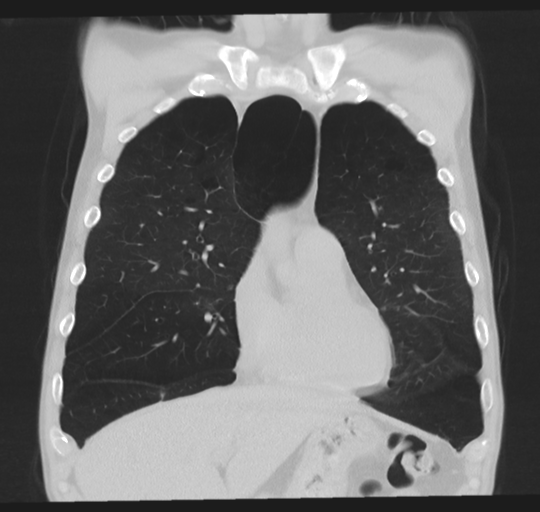
#> input picture Data/lung.png, 540 x 512 px, found by its file name
$ jupyter execute Radon-lung.ipynb
#> lines starting #> are read from the running program, lines starting #| are printed output that depends on the picture
[cell 1]
# This program is for the book "Digital Image Processing" by Dr. Mahmood Azimi-Sadjadi.
# Copyright Copyright (c) 2026 Yifan Yang and Dr. Mahmood Azimi-Sadjadi.
# Contact: mahmood.azimi-sadjadi@colostate.edu

[cell 2]
from google.colab import drive
drive.mount('/content/drive')

[cell 3]
import scipy.io as sio
import numpy as np
import matplotlib.pyplot as plt

from skimage.data import shepp_logan_phantom
from skimage.transform import radon, rescale

# image path
workpath = '/content/drive/MyDrive/DigitalImageProcessing/'

[cell 4]
# Radon transform to create sinograms of an image. Here we use the Phantom Head
#image = shepp_logan_phantom()
import cv2

image=cv2.imread(workpath + 'Data/lung.png', cv2.IMREAD_GRAYSCALE)
#> image is the input picture: shape (512, 540); min 28, max 255, mean 104.6

image = rescale(image, scale=0.4, mode='reflect', channel_axis=None)
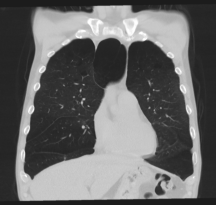
#> image: shape (205, 216) float64; min 0.11, max 1, mean 0.41
image = image[:, 5:-6] # change the shape to 205x205
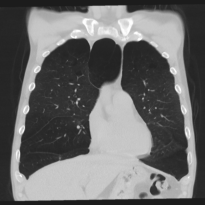
#> image: shape (205, 205) float64; min 0.11, max 1, mean 0.424

fig, (ax1, ax2) = plt.subplots(1, 2, figsize=(8, 4.5))
ax1.set_title("Original")
ax1.imshow(image, cmap=plt.cm.Greys_r)
#theta = np.linspace(0.0, 180.0, 60, endpoint=False)
theta = np.linspace(0.0, 180.0, max(image.shape), endpoint=False)
#> theta = 205 values from 0 to 179.1
sinogram = radon(image, theta=theta)
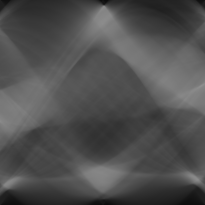
#> sinogram: shape (205, 205) float64; min 11.98, max 142.4, mean 79.9

#dx, dy = 0.5 * 180.0 /60, 0.5 / sinogram.shape[0]
dx, dy = 0.5 * 180.0 / max(image.shape), 0.5 / sinogram.shape[0]
#> dx = 0.439; dy = 0.00244
ax2.set_title("Radon transform\n(Sinogram)")
ax2.set_xlabel("Projection angle (deg)")
ax2.set_ylabel("Projection position (pixels)")
ax2.imshow(
    sinogram,
    cmap=plt.cm.Greys_r,
    extent=(-dx, 180.0 + dx, -dy, sinogram.shape[0] + dy),
    aspect='auto',
)

fig.tight_layout()
plt.show()
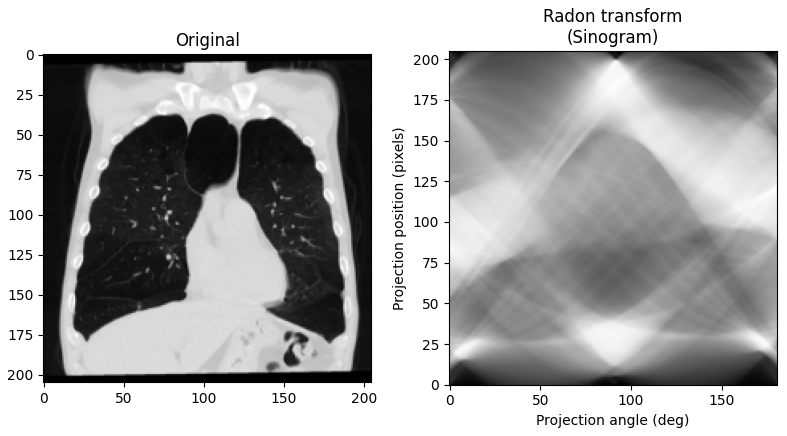
#> figure drawn by matplotlib, 2 panels

[cell 5]
# Filtered Back-Projection Image reconstruction

from skimage.transform import iradon

reconstruction_fbp = iradon(sinogram, theta=theta, circle=False, filter_name='shepp-logan', output_size=image.shape[0])
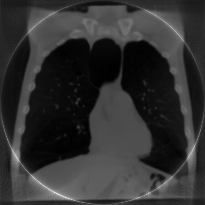
#> reconstruction_fbp: shape (205, 205) float64; min 0.0869, max 2.2, mean 0.501; drawn with min black and max white

error = reconstruction_fbp - image
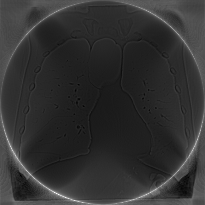
#> error: shape (205, 205) float64; min -0.25, max 1.41, mean 0.0768; drawn with min black and max white
print(f'FBP rms reconstruction error: {np.sqrt(np.mean(error**2)):.3g}')
#| FBP rms reconstruction error: 0.168

imkwargs = dict(vmin=-0.2, vmax=0.2)
fig, (ax1, ax2) = plt.subplots(1, 2, figsize=(8, 4.5), sharex=True, sharey=True)
ax1.set_title("Reconstruction\nFiltered back projection")
ax1.imshow(reconstruction_fbp, cmap=plt.cm.Greys_r)
ax2.set_title("Reconstruction error\nFiltered back projection")
ax2.imshow(reconstruction_fbp - image, cmap=plt.cm.Greys_r, **imkwargs)
plt.show()

[cell 6]
# ART Image Reconstruction from Sinograms

from skimage.transform import iradon_sart

reconstruction_sart = iradon_sart(sinogram, theta=theta)
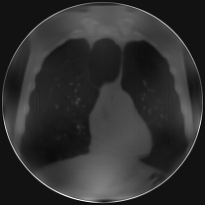
#> reconstruction_sart: shape (205, 205) float64; min -0.236, max 3.09, mean 0.393; drawn with min black and max white
error = reconstruction_sart - image
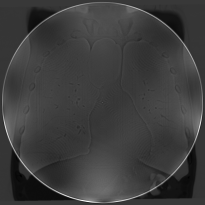
#> error: shape (205, 205) float64; min -0.986, max 2.97, mean -0.0308; drawn with min black and max white
print(
    f'SART (1 iteration) rms reconstruction error: ' f'{np.sqrt(np.mean(error**2)):.3g}'
)
#| SART (1 iteration) rms reconstruction error: 0.305

imkwargs = dict(vmin=-0.2, vmax=0.2)
fig, axes = plt.subplots(2, 2, figsize=(8, 8.5), sharex=True, sharey=True)
ax = axes.ravel()

ax[0].set_title("Reconstruction\nSART")
ax[0].imshow(reconstruction_sart, cmap=plt.cm.Greys_r)

ax[1].set_title("Reconstruction error\nSART")
ax[1].imshow(reconstruction_sart - image, cmap=plt.cm.Greys_r, **imkwargs)

# Run a second iteration of SART by supplying the reconstruction
# from the first iteration as an initial estimate
reconstruction_sart2 = iradon_sart(sinogram, theta=theta, image=reconstruction_sart)
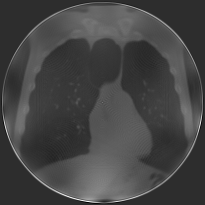
#> reconstruction_sart2: shape (205, 205) float64; min -0.765, max 3.52, mean 0.393; drawn with min black and max white
error = reconstruction_sart2 - image
print(
    f'SART (2 iterations) rms reconstruction error: '
    f'{np.sqrt(np.mean(error**2)):.3g}'
)
#| SART (2 iterations) rms reconstruction error: 0.31


# Run a third iteration of SART by supplying the reconstruction
# from the second iteration as an initial estimate
reconstruction_sart3 = iradon_sart(sinogram, theta=theta, image=reconstruction_sart2)
error = reconstruction_sart3 - image
print(
    f'SART (3 iterations) rms reconstruction error: '
    f'{np.sqrt(np.mean(error**2)):.3g}'
)
#| SART (3 iterations) rms reconstruction error: 0.314

ax[2].set_title("Reconstruction\nSART, 3 iterations")
ax[2].imshow(reconstruction_sart3, cmap=plt.cm.Greys_r)

ax[3].set_title("Reconstruction error\nSART, 3 iterations")
ax[3].imshow(reconstruction_sart3 - image, cmap=plt.cm.Greys_r, **imkwargs)
plt.show()

$ run again, with Data/airplanes.png copied over Data/lung.png
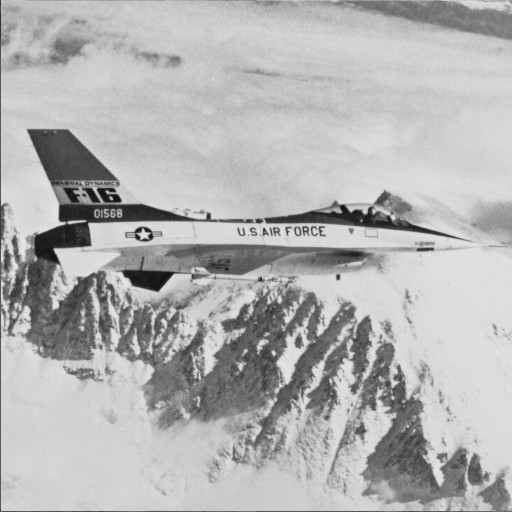
#> input picture Data/airplanes.png, 512 x 512 px, found by its file name
#> image is the input picture: shape (512, 512); min 16, max 231, mean 178.6
#> `reconstruction_fbp = iradon(sinogram, theta=theta, circle=False, filte..`:
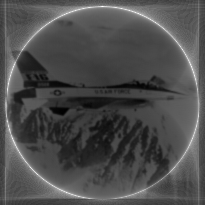
#> reconstruction_fbp: shape (205, 205) float64; min 0.0009, max 2.72, mean 0.828; drawn with min black and max white
#> `reconstruction_sart = iradon_sart(sinogram, theta=theta)`:
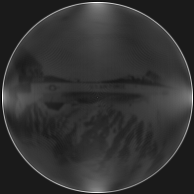
#> reconstruction_sart: shape (194, 194) float64; min -0.692, max 5.91, mean 0.616; drawn with min black and max white

$ run again, with Data/rbc1.png copied over Data/lung.png
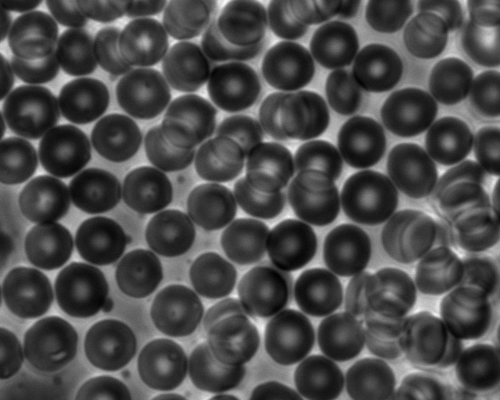
#> input picture Data/rbc1.png, 500 x 400 px, found by its file name
#> image is the input picture: shape (400, 500); min 0, max 254, mean 75.4
#> `sinogram = radon(image, theta=theta)`:
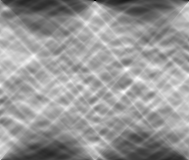
#> sinogram: shape (160, 189) float64; min 6.81, max 65.01, mean 41.5; drawn with min black and max white
#> `reconstruction_sart = iradon_sart(sinogram, theta=theta)`:
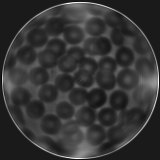
#> reconstruction_sart: shape (160, 160) float64; min -0.265, max 2.25, mean 0.257; drawn with min black and max white
